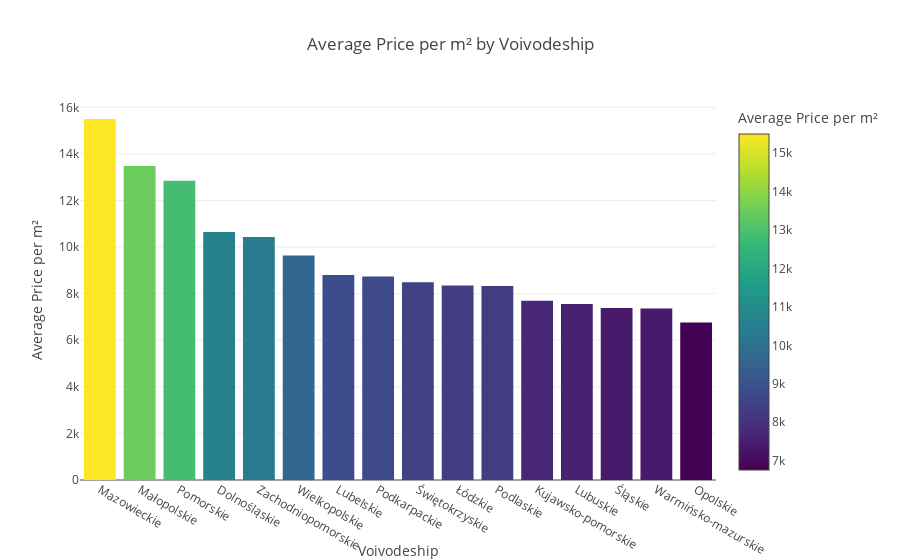

Write notebook code for a chart like this one.
### Code cell
mean_price_per_m2 = df_cleaned.groupby('Voivodeship')['Price_per_m2'].mean().reset_index()
mean_price_per_m2 = mean_price_per_m2.sort_values(by='Price_per_m2', ascending=False)
fig = px.bar(mean_price_per_m2, x='Voivodeship', y='Price_per_m2', 
             title='Average Price per m² by Voivodeship',
             labels={'Voivodeship': 'Voivodeship', 'Price_per_m2': 'Average Price per m²'},
             color='Price_per_m2',
             color_continuous_scale='Viridis')
fig.show()

### Figure 1 — Plotly figure (JSON) as saved in the notebook; plotly's stock layout.template omitted (floating-point values rounded to 4 significant figures)
{"data": [{"alignmentgroup": "True", "hovertemplate": "Voivodeship=%{x}<br>Average Price per m²=%{marker.color}<extra></extra>", "legendgroup": "", "marker": {"color": [15500.0, 13480.0, 12850.0, 10650.0, 10430.0, 9642.0, 8800.0, 8734.0, 8492.0, 8346.0, 8332.0, 7695.0, 7558.0, 7385.0, 7364.0, 6757.0], "coloraxis": "coloraxis", "pattern": {"shape": ""}}, "name": "", "offsetgroup": "", "orientation": "v", "showlegend": false, "textposition": "auto", "type": "bar", "x": ["Mazowieckie", "Małopolskie", "Pomorskie", "Dolnośląskie", "Zachodniopomorskie", "Wielkopolskie", "Lubelskie", "Podkarpackie", "Świętokrzyskie", "Łódzkie", "Podlaskie", "Kujawsko-pomorskie", "Lubuskie", "Śląskie", "Warmińsko-mazurskie", "Opolskie"], "xaxis": "x", "y": [15500.0, 13480.0, 12850.0, 10650.0, 10430.0, 9642.0, 8800.0, 8734.0, 8492.0, 8346.0, 8332.0, 7695.0, 7558.0, 7385.0, 7364.0, 6757.0], "yaxis": "y"}], "layout": {"barmode": "relative", "coloraxis": {"colorbar": {"title": {"text": "Average Price per m²"}}, "colorscale": [[0, "#440154"], [0.1111, "#482878"], [0.2222, "#3e4989"], [0.3333, "#31688e"], [0.4444, "#26828e"], [0.5556, "#1f9e89"], [0.6667, "#35b779"], [0.7778, "#6ece58"], [0.8889, "#b5de2b"], [1, "#fde725"]]}, "legend": {"tracegroupgap": 0}, "title": {"text": "Average Price per m² by Voivodeship"}, "xaxis": {"anchor": "y", "domain": [0, 1], "title": {"text": "Voivodeship"}}, "yaxis": {"anchor": "x", "domain": [0, 1], "title": {"text": "Average Price per m²"}}}}
